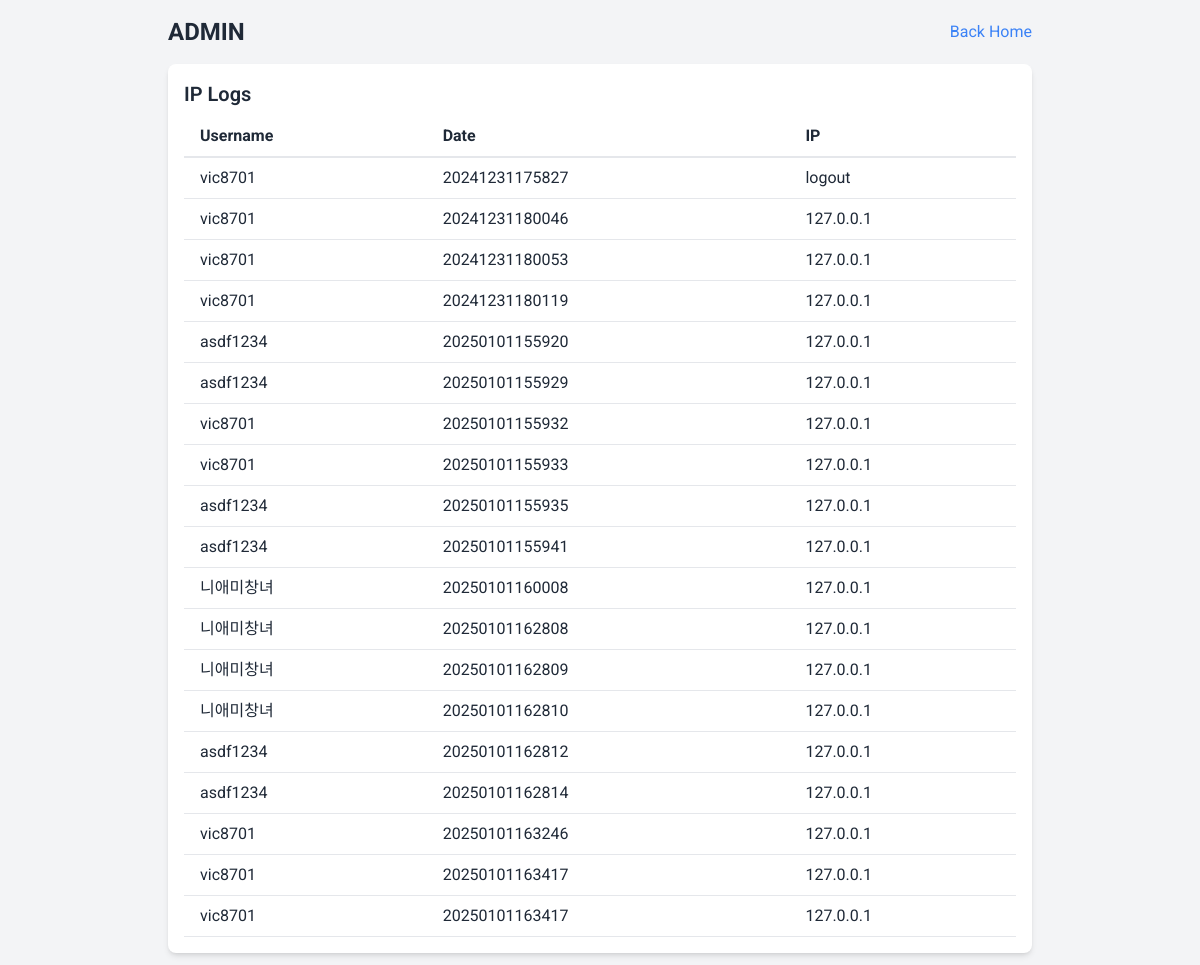
Before: /admin (signed in) with the older database file.
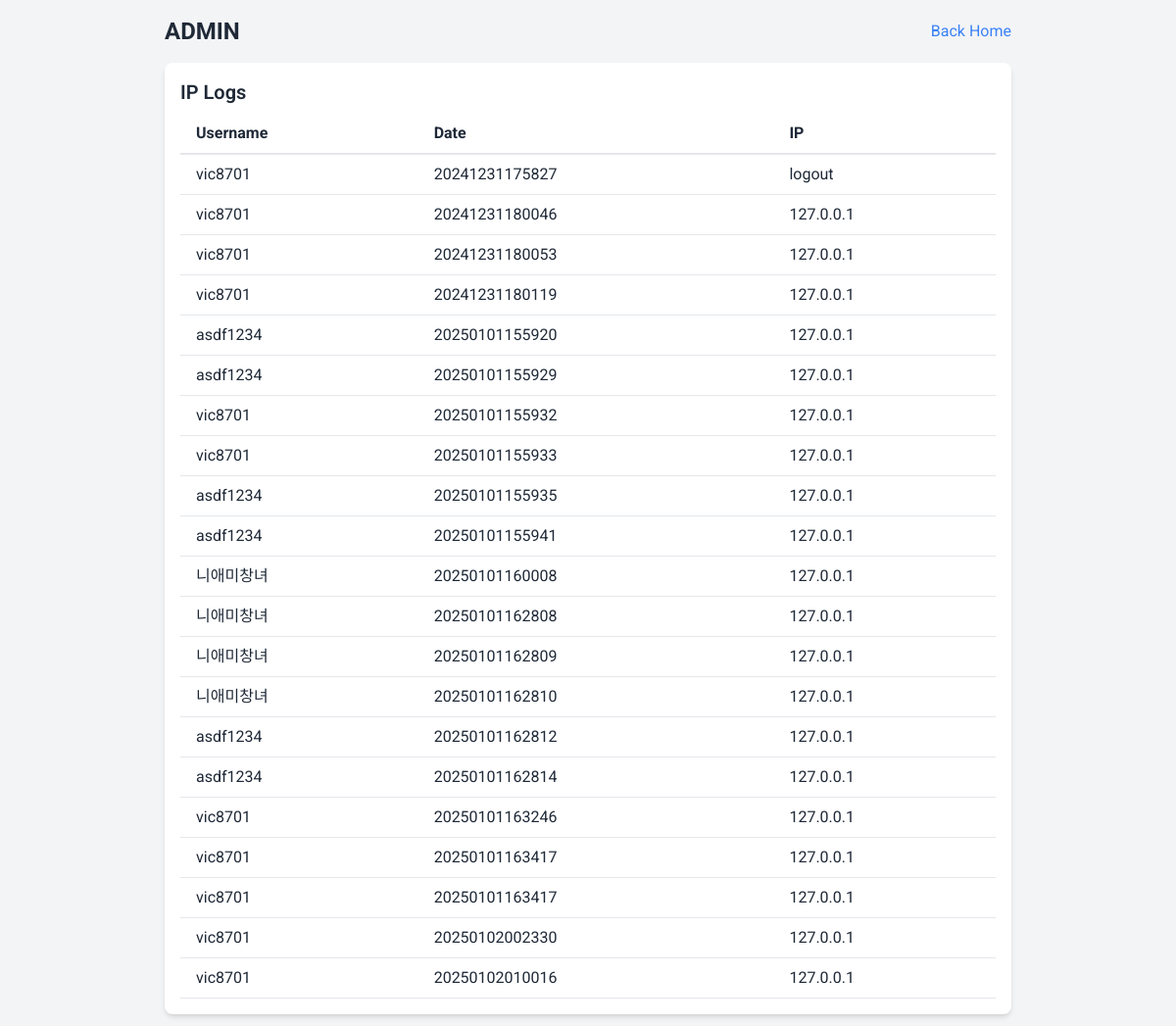
After: the same page with the newer database file.
### tables this page shows
CREATE TABLE iplogs
                        (userid text, ip text, date text);

### web.py (the view)
@app.route('/admin')
def admin_page():
    if session.get('id') is None:
        return redirect(url_for('home'))
    if not module_db.check_admin(session['id']):
        return redirect(url_for('home'))
    logs = module_db.getip_all_logs()
    return render_template('admin.html', logs=logs)

### db/module_db.py (called while the page is built)
def check_admin(id):
    conn = sqlite3.connect(db_path)
    cursor = conn.cursor()
    cursor.execute("SELECT * FROM user WHERE id=?", (id,))
    result = cursor.fetchone()
    conn.close()
    if result[5] == 1:
        return True
    else:
        return False

def getip_all_logs():
    conn = sqlite3.connect(db_path)
    cursor = conn.cursor()
    cursor.execute("SELECT * FROM iplogs")
    result = cursor.fetchall()
    conn.close()
    return result

### templates/admin.html (shortened to what this page needs)
<!DOCTYPE html>
<html lang="en">
<head>
    <script src="https://cdn.tailwindcss.com"></script>
</head>
<body class="bg-gray-100 text-gray-800">
    <div class="max-w-4xl mx-auto p-4">
        <div class="flex justify-between items-center mb-4">
            <h1 class="text-2xl font-bold">ADMIN</h1>
            <a href="/" class="text-blue-500 hover:underline">Back Home</a>
        </div>
        <div class="bg-white shadow-md rounded-lg p-4">
            <h2 class="text-xl font-semibold mb-2">IP Logs</h2>
            <div class="overflow-x-auto">
                <table class="min-w-full bg-white">
                    <thead>
                        <tr>
                            <th class="py-2 px-4 border-b-2 border-gray-200 text-left">Username</th>
                            <th class="py-2 px-4 border-b-2 border-gray-200 text-left">Date</th>
                            <th class="py-2 px-4 border-b-2 border-gray-200 text-left">IP</th>
                        </tr>
                    </thead>
                    <tbody>
                        {% for log in logs %}
                        <tr>
                            <td class="py-2 px-4 border-b border-gray-200">{{ log[0] }}</td>
                            <td class="py-2 px-4 border-b border-gray-200">{{ log[2] }}</td>
                            <td class="py-2 px-4 border-b border-gray-200">{{ log[1] }}</td>
                        </tr>
                        {% endfor %}
                    </tbody>
                </table>
            </div>
        </div>
    </div>
</body>
</html>

### templates/admin.html (style rules this page uses)
body { font-family: 'Roboto', sans-serif; }

Changed rows visible on the page:
added iplogs: userid "vic8701", date "20250102002330", ip "127.0.0.1"
added iplogs: userid "vic8701", date "20250102010016", ip "127.0.0.1"
